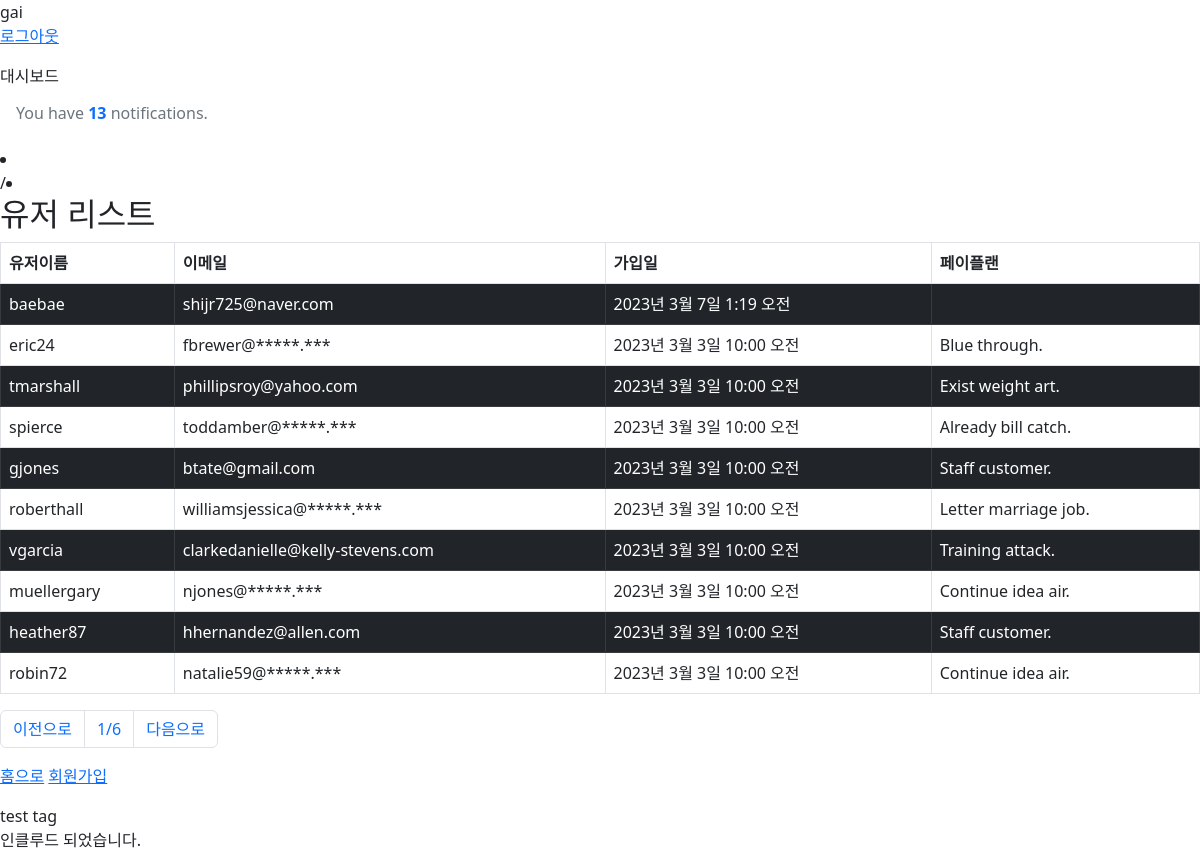
Screenshot of /list/ (signed in) with the database file from the repository.
### shortener/models.py (models this page shows)
class Users(AbstractUser):
    full_name = models.CharField(max_length=100, null=True)
    pay_plan = models.ForeignKey(PayPlan, on_delete=models.DO_NOTHING, null=True)

class PayPlan(models.Model):
    name = models.CharField(max_length=20)
    price = models.IntegerField()
    updated_at = models.DateTimeField(auto_now=True) # update time
    create_at = models.DateTimeField(auto_now_add=True) # create time once

### shortener/views.py (the view)
# urls.py: path('list/', list_view, name="list_view"),
@login_required
def list_view(request):
    page = int(request.GET.get("p",1)) # if p does not exist : 1
    print(request.GET) # <QueryDict: {'p': ['2']}>
    users = Users.objects.all().order_by('-id') # ORM
    paginator = Paginator(users, 10) # 10 users per each page
    print(paginator) # <django.core.paginator.Paginator object at 0x000001C926623130>
    users = paginator.get_page(page) # input 10 users in page. returns page
    print(users) # <Page 2 of 6>
    return render(request, "boards.html", {"users":users})

### shortener/templatetags/custom_tags.py (called while the page is built)
@register.filter(name="email_ma")
def email_masker(value, arg=None):
    email_split = value.split("@")
    print(arg)
    return f"{email_split[0]}@*****.***" if arg %2 == 0 else value

@register.simple_tag(name="test_tags", takes_context=True)
def test_tags(context): # Page containing information in 'context'
    for c in context: # 'for' loop makes rendering slow
        i = 1
        print(c, " ", i)
        i += 1
    tag_html = "<span>test tag</span>"
    return mark_safe(tag_html) # this tag is trustworty.

### templates/boards.html (shortened to what this page needs)
{% extends "base.html" %}
{% block content %}
{% load custom_tags %}
    <h2>유저 리스트</h2>
    <table class="table table-bordered">
        <thead>
            <th>유저이름</th>
            <th>이메일</th>
            <th>가입일</th>
            <th>페이플랜</th>
        </thead>
        {% for u in users %}
        <tr class={% cycle "table-dark" "" %}>
            <td>{{ u.username }}</td>
            <td>{{ u.email|email_ma:u.id }}</td>
            <td>{{ u.date_joined }}</td>
            <td>{{ u.pay_plan.name }}</td>
        </tr>
        {% endfor %}
    </table>
    <nav aria-label="Page navigation example">
        <ul class="pagination">
            {% if users.has_previous %}
            <li class="page-item">
                <a class="page-link" href="?p={{users.previous_page_number}}">이전으로</a>
            </li>
            {% else %}
            <li class="page-item">
                <a class="page-link" href="#">이전으로</a>
            </li>
            {% endif %}
            <li class="page-item">
                <a class="page-link" href="#">{{ users.number }}/{{ users.paginator.num_pages }}</a>
            </li>
            {% if users.has_next %}
            <li class="page-item">
                <a class="page-link" href="?p={{users.next_page_number}}">다음으로</a>
            </li>
            {% else %}
            <li class="page-item">
                <a class="page-link" href="#">이전으로</a>
            </li>
            {% endif %}
        </ul>
    </nav>
    <p>
        <a href="{% url 'index' %}">홈으로</a>
        <a href="{% url 'register' %}">회원가입</a>
    </p>
    {% test_tags %}
    {% include "include_text.html" %}
{% endblock %}

### templates/base.html (shortened to what this page needs)
<!DOCTYPE html>
<html lang="en">
    <head>
        <link href="https://cdn.jsdelivr.net/npm/bootstrap@5.2.3/dist/css/bootstrap.min.css" rel="stylesheet">
    </head>
<body>
    {{ user.username }} <br>
    {% if user.is_authenticated %}
    <p><a href="{% url 'logout' %}">로그아웃</a></p>
    {% else %}
    <p><a href="{% url 'login' %}">로그인</a></p>
    <p><a href="{% url 'register' %}">회원가입</a></p>
    {% endif %}
    {% include 'includes/nav.html' %}
    {% include 'includes/top_nav.html' %}
    <li class="breadcrumb-item"><a href="#">{% block main_breadscumb %}{% endblock %}</a></li>
    <li class="breadcrumb-item active">{% block sub_breadscumb %}{% endblock %}</li>
    {% block content %}
    {% endblock %}
</body>
</html>

### rows the page displays
Users: username "gai", username "test tag"
Users: username "baebae", email|email_ma "shijr725@naver.com", date_joined "2023년 3월 7일 1:19 오전"
Users: username "eric24", email|email_ma "fbrewer@*****.***", date_joined "2023년 3월 3일 10:00 오전", pay_plan.name "Blue through."
Users: username "tmarshall", email|email_ma "phillipsroy@yahoo.com", date_joined "2023년 3월 3일 10:00 오전", pay_plan.name "Exist weight art."
Users: username "spierce", email|email_ma "toddamber@*****.***", date_joined "2023년 3월 3일 10:00 오전", pay_plan.name "Already bill catch."
Users: username "gjones", email|email_ma "btate@gmail.com", date_joined "2023년 3월 3일 10:00 오전", pay_plan.name "Staff customer."
Users: username "roberthall", email|email_ma "williamsjessica@*****.***", date_joined "2023년 3월 3일 10:00 오전", pay_plan.name "Letter marriage job."
Users: username "vgarcia", email|email_ma "clarkedanielle@kelly-stevens.com", date_joined "2023년 3월 3일 10:00 오전", pay_plan.name "Training attack."
Users: username "muellergary", email|email_ma "njones@*****.***", date_joined "2023년 3월 3일 10:00 오전", pay_plan.name "Continue idea air."
Users: username "heather87", email|email_ma "hhernandez@allen.com", date_joined "2023년 3월 3일 10:00 오전", pay_plan.name "Staff customer."
Users: username "robin72", email|email_ma "natalie59@*****.***", date_joined "2023년 3월 3일 10:00 오전", pay_plan.name "Continue idea air."

### other values shown
{{ users.number }} "1"
{{ users.paginator.num_pages }} "6"
